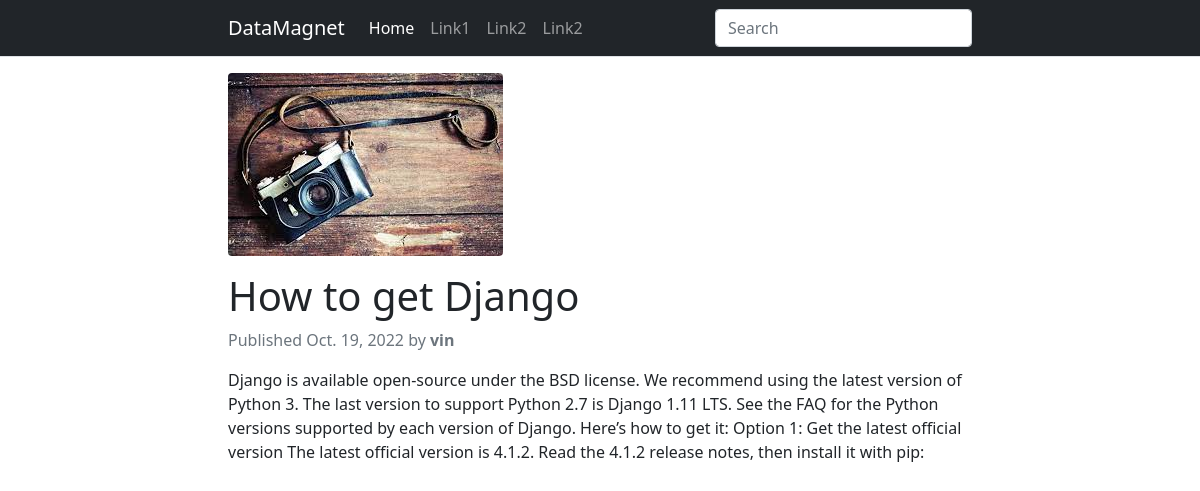
/how-to-get-django/, run on the app's committed database.
### home/models.py (models this page shows, shortened)
class Post(models.Model):
    STATUS_CHOICES = (
    ('draft', 'Draft'),
    ('published', 'Published'),
    )
    title = models.CharField(max_length=250)
    slug = models.SlugField(max_length=250, unique_for_date='publish')
    author = models.ForeignKey(User,on_delete=models.CASCADE,related_name='blog_posts')
    body = RichTextUploadingField()
    image = models.ImageField(upload_to='featured_image/%Y/%m/%d/')
    publish = models.DateTimeField(default=timezone.now)
    created = models.DateTimeField(auto_now_add=True)
    updated = models.DateTimeField(auto_now=True)
    status = models.CharField(max_length=10,choices=STATUS_CHOICES,default='draft')
    class Meta:
        ordering = ('-publish',)
    objects = models.Manager() #default manager
    published = PublishedManager() #custom manager

### home/views.py (the view)
# urls.py: path('<slug:post>/',views.post_detail,name="post_detail"),
def post_detail(request, post):
    post=get_object_or_404(Post,slug=post,status='published')
    return render(request, 'post_detail.html',{'post':post})

### templates/post_detail.html (shortened to what this page needs)
{% extends 'base.html' %}
{% block content %}
    <article>
        <figure>
		 <img src="{{ post.image.url }}" class="rounded" alt="{{post.title}}">
        </figure>
        <div class="mt-3">
            <h1>{{post.title}}</h1>
            <p class="text-muted">
                Published {{ post.publish.date }} by <strong>{{ post.author }}</strong>
            </p>
        </div>
        <div class="article-body">
				{{post.body|safe}}
        </div>
    </article>
{% endblock content %}

### static/style.css (style rules this page uses)
article img { max-width: 100% !important; height: auto !important; border-radius: .35rem!important; }

### data on the page
Post: image (picture), title "How to get Django", publish "Oct. 19, 2022", author "vin", body "Django is available open-source under the BSD license. We recommend using the latest version of Python 3. The last version to support Python 2.7 is Django 1.11 LTS. See the FAQ for the Python versions supported by each version of Django. Here’s how to get it: Option 1: Get the latest official version The latest official version is 4.1.2. Read the 4.1.2 release notes, then install it with pip:"
